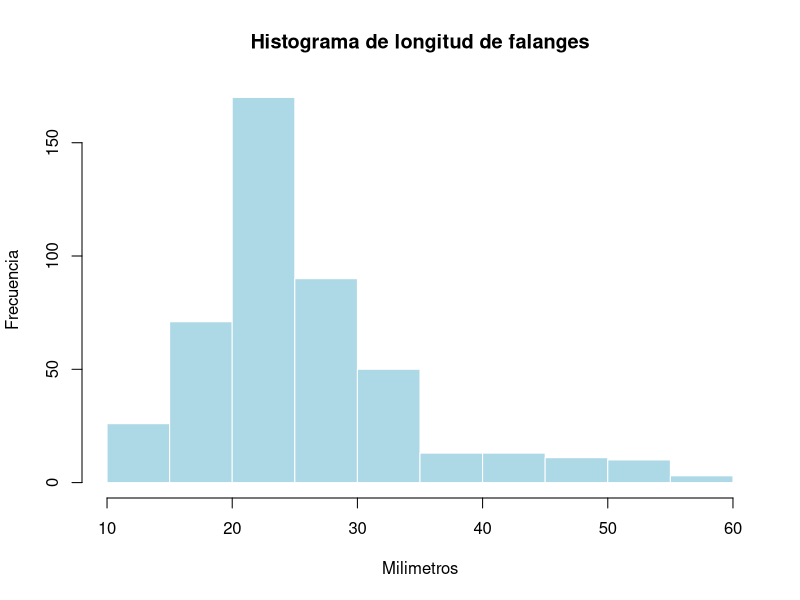
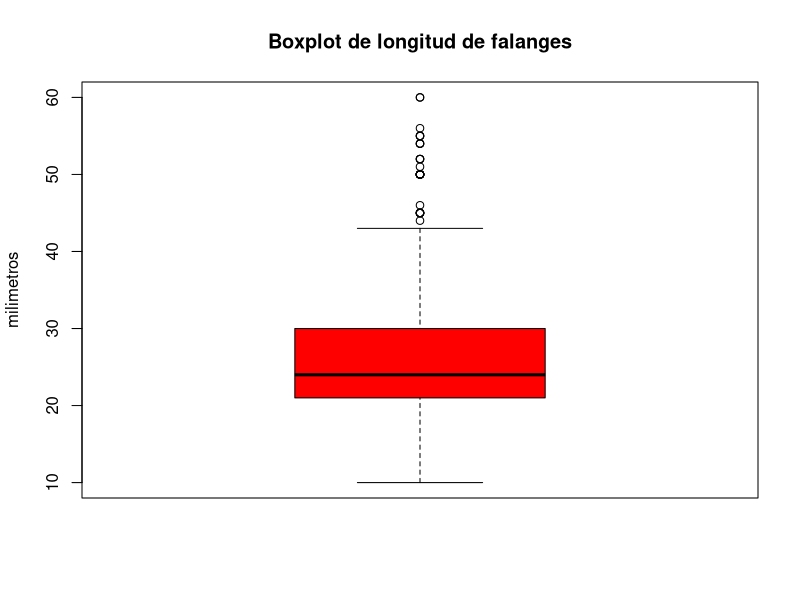

Write the R code that produced these figures, in order.
library(readxl)
Base_de_Datos_Falanges <- read_excel("Base de Datos Falanges.xlsx")
View(Base_de_Datos_Falanges)

# se podría exportar con el portapapeles usando
# BD <- read.delim("clipboard", header = TRUE)
# head(BD)

#Poniendo en minúsculas

head(Base_de_Datos_Falanges)
str(Base_de_Datos_Falanges)

Base_de_Datos_Falanges$DEDO <- tolower(Base_de_Datos_Falanges$DEDO)
Base_de_Datos_Falanges$FALANGES <- tolower(Base_de_Datos_Falanges$FALANGES)
Base_de_Datos_Falanges$MANO <- tolower(Base_de_Datos_Falanges$MANO)
Base_de_Datos_Falanges$Genero <- tolower(Base_de_Datos_Falanges$Genero)

# Unificando Valores

Base_de_Datos_Falanges$DEDO <- ifelse(Base_de_Datos_Falanges$DEDO == "meñ", "men", Base_de_Datos_Falanges$DEDO)
Base_de_Datos_Falanges$DEDO <- ifelse(Base_de_Datos_Falanges$DEDO == "an", "anu", Base_de_Datos_Falanges$DEDO)

Base_de_Datos_Falanges$FALANGES <- ifelse(Base_de_Datos_Falanges$FALANGES == "distal" | Base_de_Datos_Falanges$FALANGES == "dist", "dis", Base_de_Datos_Falanges$FALANGES)
Base_de_Datos_Falanges$FALANGES <- ifelse(Base_de_Datos_Falanges$FALANGES == "proximal" | Base_de_Datos_Falanges$FALANGES == "prox", "pro", Base_de_Datos_Falanges$FALANGES)
Base_de_Datos_Falanges$FALANGES <- ifelse(Base_de_Datos_Falanges$FALANGES == "media" | Base_de_Datos_Falanges$FALANGES == "men" , "med", Base_de_Datos_Falanges$FALANGES)

Base_de_Datos_Falanges$MANO <- ifelse(Base_de_Datos_Falanges$MANO== "iz", "izq", Base_de_Datos_Falanges$MANO)

Base_de_Datos_Falanges$Genero <- ifelse(Base_de_Datos_Falanges$Genero == "fem", "f", Base_de_Datos_Falanges$Genero)

Base_de_Datos_Falanges$DEDO <- as.factor(Base_de_Datos_Falanges$DEDO)
Base_de_Datos_Falanges$FALANGES <- as.factor(Base_de_Datos_Falanges$FALANGES)
Base_de_Datos_Falanges$MANO <- as.factor(Base_de_Datos_Falanges$MANO)
Base_de_Datos_Falanges$Genero <- as.factor(Base_de_Datos_Falanges$Genero)

str(Base_de_Datos_Falanges)

write.csv(Base_de_Datos_Falanges, "BD_Falanges.csv", row.names = TRUE)

#Trabajo solicitado en el entregable

stem(Base_de_Datos_Falanges$mm)

hist(Base_de_Datos_Falanges$mm, main = "Histograma de longitud de falanges", col = "lightblue", border="white", xlab = "Milimetros", ylab = "Frecuencia")

boxplot(Base_de_Datos_Falanges$mm, main = "Boxplot de longitud de falanges", ylab = "milimetros", col = "red")
